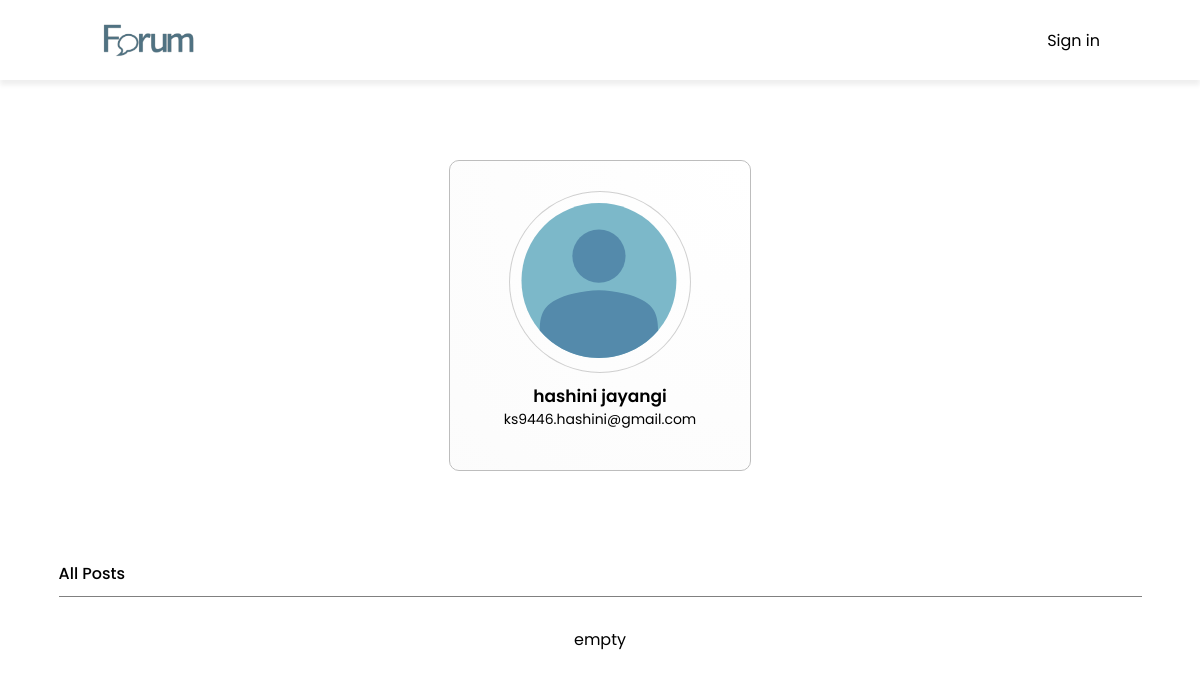
Page /ElakiriClone_new/user-profile.php?email=ks9446.hashini@gmail.com on the committed database.
### tables this page shows
CREATE TABLE IF NOT EXISTS `users` (
  `fname` varchar(35) DEFAULT NULL,
  `lname` varchar(35) DEFAULT NULL,
  `email` varchar(100) NOT NULL,
  `username` varchar(50) DEFAULT NULL,
  `password` varchar(150) DEFAULT NULL,
  `register_date` datetime DEFAULT NULL,
  `verification_code` varchar(50) DEFAULT NULL,
  `blocked` int DEFAULT '0',
  PRIMARY KEY (`email`)
);

### ElakiriClone_new/connection.php (called while the page is built, shortened)
<?php
class Database
{
    public static $connecrtion;
    public static function setUpConnection()
    {
        if (!isset(Database::$connecrtion)) {
            Database::$connecrtion = new mysqli("localhost", "root", "your_password", "elakiri", "3306");
        }
    }
    public static function search($q)
    {
        $resultset = Database::$connecrtion->query($q);
        return $resultset;
    }
}

### ElakiriClone_new/user-profile.php (the view, shortened to what this page needs)
<?php
require_once("header.php");
$email = $_GET['email'];
$userRs = Database::search("SELECT * FROM `users` WHERE email = '" . $email . "'");
$usNro = $userRs->num_rows;
if ($usNro == 1) {
    $userData = $userRs->fetch_assoc();
}
$d = new DateTime();
$tz = new DateTimezone("Asia/Colombo");
$d->setTimezone($tz);
$ndate = $d->format("Y-m-d H:i:s");
?>
<!DOCTYPE html>
<html lang="en">
<head>
    <link rel="stylesheet" href="http://cdnjs.cloudflare.com/ajax/libs/font-awesome/5.15.4/css/all.min.css" />
    <link rel="stylesheet" href="http://cdnjs.cloudflare.com/ajax/libs/font-awesome/6.4.0/css/all.min.css" />
    <link rel="stylesheet" href="css/user-profile.css">
</head>
<body>
    <div class="user-container">
        <div class="profile-edit-container">
            <div class="profile-card">
                <?php
                $picrs = Database::search("SELECT * FROM `profile_pic` WHERE `email` = '" . $userData["email"] . "' ");
                $picrow = $picrs->num_rows;
                if ($picrow == "1") {
                    $picData = $picrs->fetch_assoc();
                ?>
                    <div class="image-holder" style="background-image: url(./images/profile_pic/<?php echo $picData["image"] ?>);">
                        <input class="top-logo-upload-input" type="file" accept="image/*" name="image" id="top-logo" style="display:none;">
                        <label class="top-logo-label" for="top-logo">
                            <i style="color:  rgba(48, 47, 46, 0.897);" class="fa-solid fa-cloud-arrow-up upload-top-img"></i>
                            <h5 style="color: rgba(48, 47, 46, 0.897);">Upload Profile pic</h5>
                        </label>
                    </div>
                <?php
                } else {
                ?>
                    <div class="image-holder" style="background-image: url(./images/profile_pic/user.svg);">
                    </div>
                    <?php
                }
                    ?>
                <span class="user-name"><?php echo $userData["fname"] . " " . $userData["lname"] ?></span>
                <span class="user-mail"><?php echo $userData["email"] ?></span>
            </div>
        </div>
        <div class="container-header">
            <div class="container-title">All Posts</div>
        </div>
        <div class="member-container">
            <?php
            $frpostrs = Database::search("SELECT * FROM `post` WHERE  `user_email` ='" . $userData["email"] . "' ");
            $frRow = $frpostrs->num_rows;
            if ($frRow > 0) {
                $viewRs =  " AND `view_id` = '1' ";
                for ($f = 1; $f <= $frRow; $f++) {
                    $frpostData = $frpostrs->fetch_assoc();
                    $hidepost = " ";
                    if (isset($_SESSION["user_email"])) {
                        if ($userData["email"] != $_SESSION["user_email"]) {
                            $hidepost = " AND `hidden` = '0' ";
                            if ($frpostData["view_id"] == "2") {
                                $frindRS = Database::search("SELECT * FROM `follow` WHERE  `email` = '" . $_SESSION["user_email"] . "' AND `followed_email` = '" . $frpostData["user_email"] . "'  AND `unfollow` = '0'");
                                $friendData = $frindRS->num_rows;
                                if ($friendData == "1") {
                                    $viewRs = " AND NOT  `view_id` = '3' ";
                                } else {
                                    $viewRs =  " AND `view_id` = '1' ";
                                }
                            } else {
                                $viewRs =  " AND `view_id` = '1' ";
                            }
                        } else {
                            $hidepost = " AND `hidden` = '0' ";
                            $viewRs =  "  ";
                        }
                    } else {
                        $hidepost = " AND `hidden` = '0' ";
                    }
                    $postrs = Database::search("SELECT * FROM `post` WHERE  `id` ='" . $frpostData["id"] . "'  $hidepost  $viewRs  ");
                    $postNrow = $postrs->num_rows;
                    if ($postNrow > 0) {
                        $postdata = $postrs->fetch_assoc();
                        $viewsrs = Database::search("SELECT * FROM `reaction` WHERE `post_id` = '" . $postdata["id"] . "' ");
                        $Vnrow = $viewsrs->num_rows;
                        $file_name = $postdata["media"];
                        $file_extension = pathinfo($file_name, PATHINFO_EXTENSION);
            ?>
                        <div onclick="viewpost('<?php echo $postdata['id'] ?>')" class="post-block">
                            <div class="general-post-model">
                                <div class="post-image-holder">
                                    <?php
                                    if ($file_extension == "mp3") {
                                    ?>
                                        <img src="images/post/audio/Audio_CD.png" alt="" class="post-image">
                                    <?php
                                    } elseif ($file_extension == "mp4") {
                                    ?>
                                        <img src="images/post/video/Video-icon.png" alt="" class="post-image">
                                    <?php
                                    } else {
                                    ?>
                                        <img src="images/post/image/<?php echo $postdata["media"] ?>" alt="" class="post-image">
                                    <?php
                                    }
                                    ?>
                                </div>
                                <?php
                                $postdate1 = new DateTime($postdata["date"]);
                                $postdate2 = new DateTime($ndate);
                                $postdatearray = explode(" ", $postdata["date"]);
                                $postinterval = $postdate1->diff($postdate2);
                                $Tcommentrs = Database::search("SELECT * FROM `comments` WHERE `post_id` = '" . $postdata["id"] . "' ORDER BY `date_time` DESC");
                                $tcnrow = $Tcommentrs->num_rows;
                                $Tlikers = Database::search("SELECT * FROM `reaction` WHERE `post_id` = '" . $postdata["id"] . "' AND `react_id` = '1' ");
                                $Tlikenrow = $Tlikers->num_rows;
                                $Tdislikers = Database::search("SELECT * FROM `reaction` WHERE `post_id` = '" . $postdata["id"] . "' AND `react_id` = '2' ");
                                $Tdislikenrow = $Tdislikers->num_rows;
                                ?>
                                <div class="post-details-container">
                                    <div class="post-main-details">
                                        <div class="post-subject"><?php echo $postdata["post_title"] ?></div>
                                        <div class="post-author"><?php echo $userData["fname"] . " " . $userData["lname"] ?></div>
                                    </div>
                                    <div class="post-sub-details">
                                        <?php
                                        $reportRs = Database::search("SELECT * FROM `report`  WHERE `post_id` = '" .  $postdata["id"] . "'  ");
                                        $reportnumRow = $reportRs->num_rows;
                                        if ($reportnumRow > 4) {
                                            $reportData = $reportRs->fetch_assoc();
                                        ?>
                                            <div class="post-sub-details-blocked-cont">
                                                <span>Your Post is Reported</span>
                                                <span class="view-reported-note-sub"><?php echo $reportData['tittle'] ?></span>
                                            </div>
                                        <?php
                                        } else if ($frpostData["view_id"] == "3") {
                                        ?>
                                            <div class="post-sub-details-blocked-cont">
                                                <span>only me!</span>
                                            </div>
                                        <?php
                                        }
                                        ?>
                                        <div class="post-created-con">
                                            <div class="post-created-date"><?php if ($postinterval->y > 0) {
                                                                                echo $postdatearray[0];
                                                                            } elseif ($postinterval->m > 0) {
                                                                                echo $postdatearray[0];
                                                                            } elseif ($postinterval->days > 0) {
                                                                                echo $postinterval->days . " " . "days ago";
                                                                            } elseif ($postinterval->h > 0) {
                                                                                echo $postinterval->h . " " . "hours ago";
                                                                            } elseif ($postinterval->i > 0) {
                                                                                echo $postinterval->i . " " . "minutes ago";
                                                                            } elseif ($postinterval->s > 0) {
                                                                                echo $postinterval->s . " " . "seconds ago";
                                                                            } else {
                                                                                echo "just now";
                                                                            } ?></div>
                                            <div class="con-lable">posted date</div>
                                        </div>
                                        <div class="post-views-con">
                                            <div class="post-views"><?php echo $Vnrow ?></div>
                                            <div class="con-lable">views</div>
                                        </div>
                                        <div class="post-com-con">
                                            <div class="post-com-count"><?php echo $tcnrow ?></div>
                                            <div class="con-lable">comments</div>
                                        </div>
                                        <div class="like-dis-con">
                                            <div class="like-con">
                                                <i class="fa-solid fa-thumbs-up"></i>
                                                <div class="like-count"><?php echo $Tlikenrow ?></div>
                                            </div>
                                            <div class="dis-con">
                                                <i class="fa-solid fa-thumbs-down"></i>
                                                <div class="dislike-count"><?php echo $Tdislikenrow ?></div>
                                            </div>
                                        </div>
                                    </div>
                                </div>
                            </div>
                        </div>
                <?php
                    }
                }
            } else {
                ?>
                <div style="text-align: center;" class="">empty</div>
            <?php
            }
            ?>
        </div>
    </div>
</body>
</html>

### ElakiriClone_new/css/common.css (style rules this page uses)
* { margin: 0; padding: 0; box-sizing: border-box; font-family: 'Poppins', sans-serif; }
:root { --margin: 10vh; --footer-height: 8vh; --side-space: 100px; --color-base: #507282; --color-base: #0a74a5; --color-red: #ff5b5b; --btn-blue: #75d8ff; }
body { overflow-x: hidden; }
html { scroll-behavior: smooth; }

### ElakiriClone_new/css/user-profile.css (style rules this page uses)
* { margin: 0; padding: 0; box-sizing: border-box; font-family: 'Poppins', sans-serif; }
:root { --margin: 10vh; --footer-height: 8vh; --side-space: 100px; --color-base: #507282; --color-base: #0a74a5; --color-red: #ff5b5b; --btn-blue: #75d8ff; }
body { overflow-x: hidden; display: flex; flex-direction: column; align-items: center; background-image: radial-gradient(at left top, rgb(255, 255, 255), rgb(255, 255, 255)); }
html { scroll-behavior: smooth; }
.user-container { width: 95%; position: relative; min-height: calc(100vh - var(--margin)); margin-top: var(--margin); display: flex; flex-direction: column; align-items: center; padding-top: var(--margin); padding-bottom: 200px; background-color: rgba(255, 255, 255, 0); background-image: linear-gradient(0deg, rgba(255, 107, 107, 0), rgba(255, 96, 96, 0) 10%); }
.profile-edit-container { width: fit-content; display: flex; justify-content: center; border-radius: 10px; overflow: hidden; background-image: radial-gradient(at right bottom, rgba(255, 255, 255, 0), rgba(219, 219, 219, 0)); background-color: #75d8ff00; box-shadow: 2px 2px 4px rgba(0, 0, 0, 0.342); box-shadow: 2px 2px 4px rgba(0, 0, 0, 0); border: 1px solid rgb(189, 189, 189); transition: height 250ms; position: relative; }
.profile-card { display: flex; flex-direction: column; justify-content: center; align-items: center; gap: 0px; padding: 30px 20px; border-radius: 10px; background-image: radial-gradient(at right top, rgb(255, 255, 255), rgba(209, 209, 209, 0.075)); transition: height 250ms; width: max-content; min-width: 300px; }
.image-holder { width: 70%; max-width: 200px; aspect-ratio: 1/1; border-radius: 50%; margin-bottom: 10px; display: flex; align-items: center; justify-content: center; border: 1px solid rgba(128, 128, 128, 0.37); background-repeat: no-repeat; background-position: center; background-size: cover; background-color: #e7cceb00; }
.user-name { font-size: 17px; font-weight: 600; pointer-events: none; }
.user-mail { font-size: 14px; font-weight: 400; pointer-events: none; margin-bottom: 10px; }
.container-header { width: 95%; display: flex; justify-content: space-between; align-items: flex-end; gap: 20px; padding: 10px 0px; border-bottom: 1px solid grey; flex-wrap: wrap; margin-top: 80px; }
.container-title { font-weight: 500; }
.member-container { margin-top: 30px; width: 90%; display: flex; flex-direction: column; gap: 15px; }

### rows in the picture
users: fname "hashini", lname "jayangi", email "ks9446.hashini@gmail.com"
